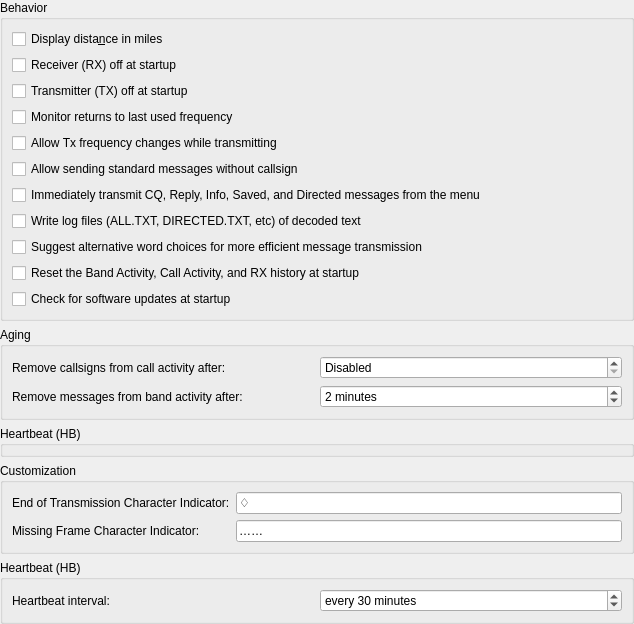
             <widget class="QWidget" name="scrollAreaWidgetContents_2">
              <property name="geometry">
               <rect>
                <x>0</x>
                <y>0</y>
                <width>634</width>
                <height>606</height>
               </rect>
              </property>
              <layout class="QVBoxLayout" name="verticalLayout_26">
               <property name="leftMargin">
                <number>0</number>
               </property>
               <property name="topMargin">
                <number>0</number>
               </property>
               <property name="rightMargin">
                <number>0</number>
               </property>
               <property name="bottomMargin">
                <number>0</number>
               </property>
               <item>
                <widget class="QGroupBox" name="behaviour_group_box">
                 <property name="title">
                  <string>Behavior</string>
                 </property>
                 <layout class="QVBoxLayout" name="verticalLayout_8">
                  <item>
                   <widget class="QCheckBox" name="miles_check_box">
                    <property name="enabled">
                     <bool>true</bool>
                    </property>
                    <property name="toolTip">
                     <string>Show distance to DX station in miles rather than kilometers.</string>
                    </property>
                    <property name="text">
                     <string>Display dista&amp;nce in miles</string>
                    </property>
                   </widget>
                  </item>
                  <item>
                   <widget class="QCheckBox" name="monitor_off_check_box">
                    <property name="toolTip">
                     <string>Don't start decoding until the monitor button is clicked.</string>
                    </property>
                    <property name="text">
                     <string>Receiver (RX) off at startup</string>
                    </property>
                    <property name="checked">
                     <bool>false</bool>
                    </property>
                   </widget>
                  </item>
                  <item>
                   <widget class="QCheckBox" name="transmit_off_check_box">
                    <property name="text">
                     <string>Transmitter (TX) off at startup</string>
                    </property>
                   </widget>
                  </item>
                  <item>
                   <widget class="QCheckBox" name="monitor_last_used_check_box">
                    <property name="visible">
                     <bool>false</bool>
                    </property>
                    <property name="toolTip">
                     <string>&lt;html&gt;&lt;head/&gt;&lt;body&gt;&lt;p&gt;Check this if you wish to automatically return to the last monitored frequency when monitor is enabled, leave it unchecked if you wish to have the current rig frequency maintained.&lt;/p&gt;&lt;/body&gt;&lt;/html&gt;</string>
                    </property>
                    <property name="text">
                     <string>Monitor returns to last used frequency</string>
                    </property>
                   </widget>
                  </item>
                  <item>
                   <widget class="QCheckBox" name="tx_qsy_check_box">
                    <property name="enabled">
                     <bool>true</bool>
                    </property>
                    <property name="toolTip">
                     <string>&lt;html&gt;&lt;head/&gt;&lt;body&gt;&lt;p&gt;Some rigs are not able to process CAT commands while transmitting. This means that if you are operating in split mode you may have to uncheck this option.&lt;/p&gt;&lt;/body&gt;&lt;/html&gt;</string>
                    </property>
                    <property name="text">
                     <string>Allow Tx frequency changes while transmitting</string>
                    </property>
                   </widget>
                  </item>
                  <item>
                   <widget class="QCheckBox" name="avoid_forced_identify_check_box">
                    <property name="text">
                     <string>Allow sending standard messages without callsign</string>
                    </property>
                   </widget>
                  </item>
                  <item>
                   <widget class="QCheckBox" name="transmit_directed_check_box">
                    <property name="text">
                     <string>Immediately transmit CQ, Reply, Info, Saved, and Directed messages from the menu</string>
                    </property>
                   </widget>
                  </item>
                  <item>
                   <widget class="QCheckBox" name="write_logs_check_box">
                    <property name="text">
                     <string>Write log files (ALL.TXT, DIRECTED.TXT, etc) of decoded text</string>
                    </property>
                   </widget>
                  </item>
                  <item>
                   <widget class="QCheckBox" name="spellcheck_check_box">
                    <property name="text">
                     <string>Suggest alternative word choices for more efficient message transmission</string>
                    </property>
                   </widget>
                  </item>
                  <item>
                   <widget class="QCheckBox" name="reset_activity_check_box">
                    <property name="text">
                     <string>Reset the Band Activity, Call Activity, and RX history at startup</string>
                    </property>
                   </widget>
                  </item>
                  <item>
                   <widget class="QCheckBox" name="checkForUpdates_checkBox">
                    <property name="text">
                     <string>Check for software updates at startup</string>
                    </property>
                   </widget>
                  </item>
                 </layout>
                </widget>
               </item>
               <item>
                <widget class="QGroupBox" name="groupBox_15">
                 <property name="title">
                  <string>Aging</string>
                 </property>
                 <layout class="QVBoxLayout" name="verticalLayout_22">
                  <item>
                   <layout class="QHBoxLayout" name="horizontalLayout_155">
                    <item>
                     <widget class="QLabel" name="ping_label_11">
                      <property name="text">
                       <string>Remove callsigns from call activity after:</string>
                      </property>
                      <property name="buddy">
                       <cstring>callsign_aging_spin_box</cstring>
                      </property>
                     </widget>
                    </item>
                    <item>
                     <widget class="QSpinBox" name="callsign_aging_spin_box">
                      <property name="toolTip">
                       <string>&lt;html&gt;&lt;head/&gt;&lt;body&gt;&lt;p&gt;Number of minutes between unattended pings&lt;/p&gt;&lt;/body&gt;&lt;/html&gt;</string>
                      </property>
                      <property name="specialValueText">
                       <string>Disabled</string>
                      </property>
                      <property name="suffix">
                       <string> minutes</string>
                      </property>
                      <property name="prefix">
                       <string/>
                      </property>
                      <property name="minimum">
                       <number>0</number>
                      </property>
                      <property name="maximum">
                       <number>1440</number>
                      </property>
                      <property name="singleStep">
                       <number>1</number>
                      </property>
                      <property name="value">
                       <number>0</number>
                      </property>
                     </widget>
                    </item>
                   </layout>
                  </item>
                  <item>
                   <layout class="QHBoxLayout" name="horizontalLayout_156">
                    <item>
                     <widget class="QLabel" name="ping_label_12">
                      <property name="text">
                       <string>Remove messages from band activity after:</string>
                      </property>
                      <property name="buddy">
                       <cstring>callsign_aging_spin_box</cstring>
                      </property>
                     </widget>
                    </item>
                    <item>
                     <widget class="QSpinBox" name="activity_aging_spin_box">
                      <property name="toolTip">
                       <string>&lt;html&gt;&lt;head/&gt;&lt;body&gt;&lt;p&gt;Number of minutes between unattended pings&lt;/p&gt;&lt;/body&gt;&lt;/html&gt;</string>
                      </property>
                      <property name="specialValueText">
                       <string>Disabled</string>
                      </property>
                      <property name="suffix">
                       <string> minutes</string>
                      </property>
                      <property name="prefix">
                       <string/>
                      </property>
                      <property name="minimum">
                       <number>0</number>
                      </property>
                      <property name="maximum">
                       <number>1440</number>
                      </property>
                      <property name="singleStep">
                       <number>1</number>
                      </property>
                      <property name="value">
                       <number>2</number>
                      </property>
                     </widget>
                    </item>
                   </layout>
                  </item>
                 </layout>
                </widget>
               </item>
               <item>
                <widget class="QGroupBox" name="heartbeatGroupBox">
                 <property name="visible">
                  <bool>false</bool>
                 </property>
                 <property name="title">
                  <string>Heartbeat (HB)</string>
                 </property>
                </widget>
               </item>
               <item>
                <widget class="QGroupBox" name="groupBox_12">
                 <property name="title">
                  <string>Customization</string>
                 </property>
                 <layout class="QFormLayout" name="formLayout_2">
                  <item row="0" column="0">
                   <widget class="QLabel" name="label_24">
                    <property name="text">
                     <string>End of Transmission Character Indicator:</string>
                    </property>
                   </widget>
                  </item>
                  <item row="0" column="1">
                   <widget class="QLineEdit" name="eot_line_edit">
                    <property name="toolTip">
                     <string>&lt;html&gt;&lt;head/&gt;&lt;body&gt;&lt;p&gt;Character to display when a transmission has been detected to have ended. &lt;/p&gt;&lt;/body&gt;&lt;/html&gt;</string>
                    </property>
                    <property name="text">
                     <string>♢</string>
                    </property>
                    <property name="maxLength">
                     <number>2</number>
                    </property>
                   </widget>
                  </item>
                  <item row="1" column="0">
                   <widget class="QLabel" name="label_32">
                    <property name="text">
                     <string>Missing Frame Character Indicator:</string>
                    </property>
                   </widget>
                  </item>
                  <item row="1" column="1">
                   <widget class="QLineEdit" name="mfi_line_edit">
                    <property name="toolTip">
                     <string>&lt;html&gt;&lt;head/&gt;&lt;body&gt;&lt;p&gt;Character sequence to display when a transmission has been detected to have a missing frame. &lt;/p&gt;&lt;/body&gt;&lt;/html&gt;</string>
                    </property>
                    <property name="text">
                     <string>……</string>
                    </property>
                   </widget>
                  </item>
                 </layout>
                </widget>
               </item>
               <item>
                <spacer name="verticalSpacer_5">
                 <property name="orientation">
                  <enum>Qt::Orientation::Vertical</enum>
                 </property>
                 <property name="sizeHint" stdset="0">
                  <size>
                   <width>20</width>
                   <height>40</height>
                  </size>
                 </property>
                </spacer>
               </item>
               <item>
                <widget class="QGroupBox" name="heartbeatGroupBoxOld">
                 <property name="visible">
                  <bool>false</bool>
                 </property>
                 <property name="title">
                  <string>Heartbeat (HB)</string>
                 </property>
                 <layout class="QVBoxLayout" name="verticalLayout_21">
                  <item>
                   <layout class="QHBoxLayout" name="horizontalLayout_15">
                    <item>
                     <widget class="QLabel" name="ping_label_10">
                      <property name="visible">
                       <bool>false</bool>
                      </property>
                      <property name="text">
                       <string>Heartbeat interval:</string>
                      </property>
                     </widget>
                    </item>
                    <item>
                     <widget class="QSpinBox" name="heartbeat_spin_box">
                      <property name="visible">
                       <bool>false</bool>
                      </property>
                      <property name="toolTip">
                       <string>&lt;html&gt;&lt;head/&gt;&lt;body&gt;&lt;p&gt;Number of minutes between unattended heartbeat transmissions.&lt;/p&gt;&lt;/body&gt;&lt;/html&gt;</string>
                      </property>
                      <property name="specialValueText">
                       <string>Disabled</string>
                      </property>
                      <property name="suffix">
                       <string> minutes</string>
                      </property>
                      <property name="prefix">
                       <string>every </string>
                      </property>
                      <property name="minimum">
                       <number>0</number>
                      </property>
                      <property name="maximum">
                       <number>1440</number>
                      </property>
                      <property name="singleStep">
                       <number>5</number>
                      </property>
                      <property name="value">
                       <number>30</number>
                      </property>
                     </widget>
                    </item>
                   </layout>
                  </item>
                  <item>
                   <spacer name="verticalSpacer_2">
                    <property name="orientation">
                     <enum>Qt::Orientation::Vertical</enum>
                    </property>
                    <property name="sizeHint" stdset="0">
                     <size>
                      <width>20</width>
                      <height>20</height>
                     </size>
                    </property>
                   </spacer>
                  </item>
                 </layout>
                </widget>
               </item>
              </layout>
             </widget>
